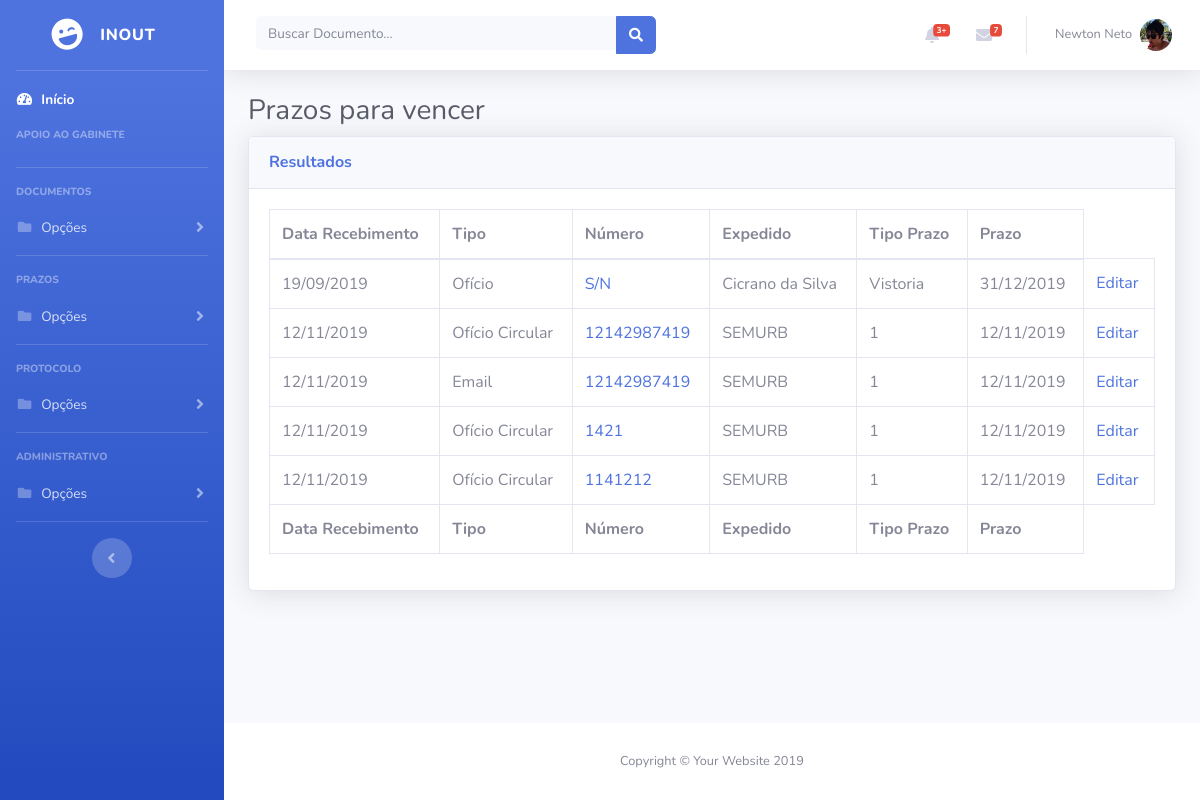
The page /listarprazos (signed in) on the database its author committed.
### inout/models.py (models this page shows, shortened)
class Documento(models.Model):
	usuario = models.ForeignKey(User, on_delete = models.PROTECT)
	processo = models.ForeignKey(Processo, on_delete = models.SET_NULL, null = True)
	data_de_recebimento = models.DateTimeField('Data de Entrada')
	tipos_choices = [
		(1, 'Carta'),
		(2, 'Convite'),
		(3, 'Documento'),
		(4, 'Email'),
		(5, 'Mandado de Intimação'),
		(6, 'Memorando'),
		(7, 'Memorando Circular'),
		(8, 'Movimentação da Solicitação'),
		(9, 'Notificação'),
		(10, 'Ofício'),
		(11, 'Ofício Circular'),
		(12, 'Requerimento'),
		(13, 'Outro'),
	]
	tipo = models.IntegerField(choices = tipos_choices, default = 10)
	numero = models.CharField(max_length = 30)
	emissor = models.CharField(max_length = 150)
	assunto = models.CharField(max_length = 1000)
	despacho = models.CharField(max_length = 200)
	entrega_pessoal = models.BooleanField(default = False)
	def tipo_do_documento(self):
		return self.tipos_choices[self.tipo][1]

class Prazo(models.Model):
	documento = models.ForeignKey(Documento, on_delete = models.CASCADE)
	tipos_choices = [
		(1, 'Audiência'),
		(2, 'Audiência Pública'),
		(3, 'Evento'),
		(4, 'Resposta'),
		(5, 'Reunião'),
		(6, 'Outro'),
	]
	tipo = models.IntegerField(choices = tipos_choices, default = 4)
	vencimento = models.DateTimeField('Prazo')
	encerrado = models.BooleanField(default = False)
	dilacao = models.BooleanField(default = False)
	quantidade_de_dilacoes = models.IntegerField(default = 0)

### inout/views.py (the view)
# urls.py: path('listarprazos', views.listarprazos, name = 'listarprazos'),
@login_required
def listarprazos(request):
	lista_de_documentos = Documento.objects.exclude(prazo__vencimento__lt = datetime.date.today()).exclude(prazo__vencimento = None)
	contexto = {
		'titulo': "Prazos para vencer",
		'lista_de_documentos': lista_de_documentos,
	}
	return render(request, 'inout/listardocumentos.html', contexto)

### templates/inout/listardocumentos.html
{% load staticfiles %}
{% include "header.html" %}
        <div class="container-fluid">
          <h1 class="h3 mb-2 text-gray-800">{{ titulo }}</h1>
          <div class="card shadow mb-4">
            <div class="card-header py-3">
              <h6 class="m-0 font-weight-bold text-primary">Resultados</h6>
            </div>
            <div class="card-body">
              <div class="table-responsive">
                <table class="table table-bordered" id="dataTable" width="100%" cellspacing="0">
                  <thead>
                    <tr>
                      <th>Data Recebimento</th>
                      <th>Tipo</th>
                      <th>Número</th>
                      <th>Expedido</th>
                      <th>Tipo Prazo</th>
                      <th>Prazo</th>
                    </tr>
                  </thead>
                  <tfoot>
                    <tr>
                      <th>Data Recebimento</th>
                      <th>Tipo</th>
                      <th>Número</th>
                      <th>Expedido</th>
                      <th>Tipo Prazo</th>
                      <th>Prazo</th>
                    </tr>
                  </tfoot>
                  <tbody>
                    {% for documento in lista_de_documentos %}
                      <tr>
                        <td>{{ documento.data_de_recebimento|date:'d/m/Y' }}</td>
                        <td>{{ documento.tipo_do_documento }}</a></td>
                        <td><a href="{% url 'inout:detalhesdocumento' documento.id %}">{{ documento.numero }}</a></td>
                        <td>{{ documento.emissor }}</td>
                        <td>{% for prazo in documento.prazo_set.all %}
                            {{ prazo.tipo }}
                          <br/>
                        {% endfor %}</td>
                        <td>{% for prazo in documento.prazo_set.all %}
                          {{ prazo.vencimento|date:'d/m/Y' }}
                          <br/>
                        {% endfor %}</td>
                        <td><a href="{% url 'inout:editar_documento' documento.id %}">Editar</a></td>
                      </tr>
                    {% endfor %}
                  </tbody>
                </table>
              </div>
            </div>
          </div>
        </div>
      </div>
{% include "footer.html" %}

### rows shown on the page
Documento: data_de_recebimento "19/09/2019", tipo_do_documento "Ofício", numero "S/N", emissor "Cicrano da Silva"
Prazo: tipo "Vistoria", vencimento "31/12/2019"
Documento: data_de_recebimento "12/11/2019", tipo_do_documento "Ofício Circular", numero "12142987419", emissor "SEMURB"
Prazo: tipo "1", vencimento "12/11/2019"
Documento: data_de_recebimento "12/11/2019", tipo_do_documento "Email", numero "12142987419", emissor "SEMURB"
Prazo: tipo "1", vencimento "12/11/2019"
Documento: data_de_recebimento "12/11/2019", tipo_do_documento "Ofício Circular", numero "1421", emissor "SEMURB"
Prazo: tipo "1", vencimento "12/11/2019"
Documento: data_de_recebimento "12/11/2019", tipo_do_documento "Ofício Circular", numero "1141212", emissor "SEMURB"
Prazo: tipo "1", vencimento "12/11/2019"

### other values the page prints
{{ titulo }} "Prazos para vencer"
